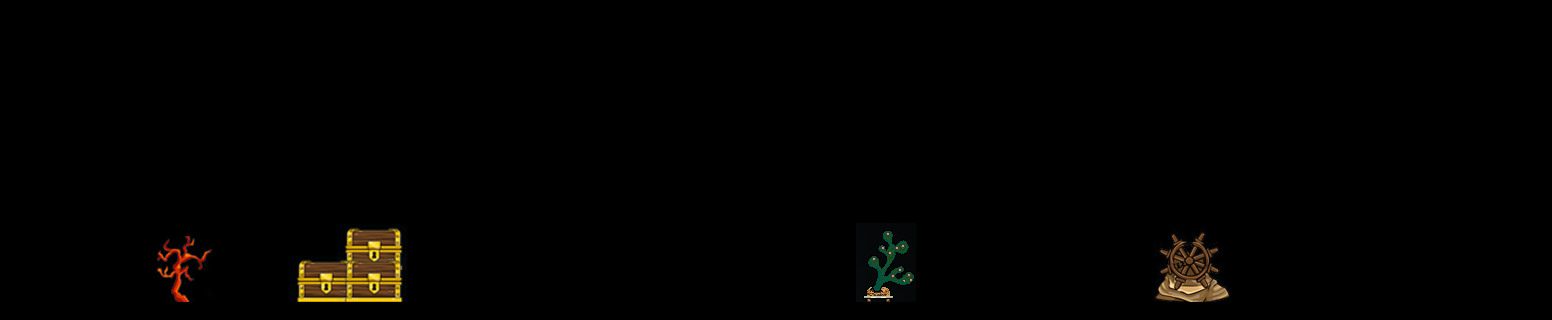

This is a level from a 2D game, rendered from its Tiled map with the project's own tilesets. A one-line summary and the map file follow, with tile-layer data summarised:
An orthogonal 97x20 tile map with 16x16 px tiles, 1 tile layer (Слой тайлов 1).

<map version="1.9" tiledversion="1.9.1" orientation="orthogonal" renderorder="right-down" width="97" height="20" tilewidth="16" tileheight="16" infinite="0" nextlayerid="2" nextobjectid="1">
 <tileset firstgid="1" name="tiles" tilewidth="90" tileheight="83" spacing="2" tilecount="22" columns="22">
  <image source="tiles.png" width="2048" height="128" />
  <tile id="18">
   <animation>
    <frame tileid="12" duration="100" />
    <frame tileid="13" duration="100" />
    <frame tileid="14" duration="100" />
    <frame tileid="15" duration="100" />
   </animation>
  </tile>
  <tile id="19">
   <animation>
    <frame tileid="5" duration="100" />
    <frame tileid="6" duration="100" />
    <frame tileid="7" duration="100" />
    <frame tileid="8" duration="100" />
    <frame tileid="9" duration="100" />
    <frame tileid="10" duration="100" />
    <frame tileid="11" duration="100" />
   </animation>
  </tile>
 </tileset>
 <layer id="1" name="Слой тайлов 1" width="97" height="20" offsetx="-169.333" offsety="78.6667">
  <data>[1940 cells, 11 non-empty, 6 distinct tile ids]</data>
 </layer>
</map>
